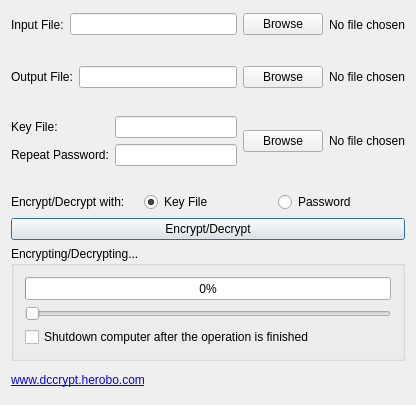
<?xml version="1.0" encoding="UTF-8"?>
<ui version="4.0">
 <class>FileEncryptDecryptDialog</class>
 <widget class="QDialog" name="FileEncryptDecryptDialog">
  <property name="enabled">
   <bool>true</bool>
  </property>
  <property name="geometry">
   <rect>
    <x>0</x>
    <y>0</y>
    <width>416</width>
    <height>405</height>
   </rect>
  </property>
  <property name="sizePolicy">
   <sizepolicy hsizetype="Preferred" vsizetype="Preferred">
    <horstretch>0</horstretch>
    <verstretch>0</verstretch>
   </sizepolicy>
  </property>
  <property name="minimumSize">
   <size>
    <width>312</width>
    <height>0</height>
   </size>
  </property>
  <property name="windowTitle">
   <string>Encrypt/Decrypt File</string>
  </property>
  <property name="windowIcon">
   <iconset resource="resources.qrc">
    <normaloff>:/images/resources/images/DCCrypt_Logo.png</normaloff>:/images/resources/images/DCCrypt_Logo.png</iconset>
  </property>
  <property name="styleSheet">
   <string notr="true"/>
  </property>
  <property name="locale">
   <locale language="English" country="UnitedStates"/>
  </property>
  <layout class="QVBoxLayout" name="verticalLayout_4">
   <item>
    <layout class="QHBoxLayout" name="horizontalLayout">
     <item>
      <widget class="QLabel" name="inputLabel">
       <property name="toolTip">
        <string>The file that will be encrypted/decrypted.</string>
       </property>
       <property name="text">
        <string>Input File:</string>
       </property>
      </widget>
     </item>
     <item>
      <widget class="QLineEdit" name="inputLineEdit">
       <property name="toolTip">
        <string>The file that will be encrypted/decrypted.</string>
       </property>
      </widget>
     </item>
     <item>
      <widget class="QPushButton" name="browseInputButton">
       <property name="toolTip">
        <string>The file that will be encrypted/decrypted.</string>
       </property>
       <property name="text">
        <string>Browse</string>
       </property>
      </widget>
     </item>
     <item>
      <widget class="QLabel" name="inputFileStatusLabel">
       <property name="text">
        <string>No file chosen</string>
       </property>
      </widget>
     </item>
    </layout>
   </item>
   <item>
    <spacer name="verticalSpacer">
     <property name="orientation">
      <enum>Qt::Vertical</enum>
     </property>
     <property name="sizeType">
      <enum>QSizePolicy::Preferred</enum>
     </property>
     <property name="sizeHint" stdset="0">
      <size>
       <width>20</width>
       <height>20</height>
      </size>
     </property>
    </spacer>
   </item>
   <item>
    <layout class="QHBoxLayout" name="horizontalLayout_2">
     <item>
      <widget class="QLabel" name="outputLabel">
       <property name="toolTip">
        <string>The file that will be the product of the operation.</string>
       </property>
       <property name="text">
        <string>Output File:</string>
       </property>
      </widget>
     </item>
     <item>
      <widget class="QLineEdit" name="outputLineEdit">
       <property name="toolTip">
        <string>The file that will be the product of the operation.</string>
       </property>
      </widget>
     </item>
     <item>
      <widget class="QPushButton" name="browseOutputButton">
       <property name="toolTip">
        <string>The file that will be the product of the operation.</string>
       </property>
       <property name="text">
        <string>Browse</string>
       </property>
      </widget>
     </item>
     <item>
      <widget class="QLabel" name="outputFileStatusLabel">
       <property name="text">
        <string>No file chosen</string>
       </property>
      </widget>
     </item>
    </layout>
   </item>
   <item>
    <spacer name="verticalSpacer_2">
     <property name="orientation">
      <enum>Qt::Vertical</enum>
     </property>
     <property name="sizeType">
      <enum>QSizePolicy::Preferred</enum>
     </property>
     <property name="sizeHint" stdset="0">
      <size>
       <width>20</width>
       <height>20</height>
      </size>
     </property>
    </spacer>
   </item>
   <item>
    <layout class="QHBoxLayout" name="horizontalLayout_3">
     <item>
      <layout class="QVBoxLayout" name="verticalLayout_3">
       <item>
        <widget class="QLabel" name="keyLabel">
         <property name="toolTip">
          <string>The file that will be used to encrypt/decrypt the &quot;Input File&quot;.</string>
         </property>
         <property name="text">
          <string>Key File:</string>
         </property>
         <property name="alignment">
          <set>Qt::AlignLeading|Qt::AlignLeft|Qt::AlignVCenter</set>
         </property>
        </widget>
       </item>
       <item>
        <widget class="QLabel" name="repeatPasswordLabel">
         <property name="toolTip">
          <string>The password that will be used to encrypt/decrypt the &quot;Input File&quot;.</string>
         </property>
         <property name="text">
          <string>Repeat Password:</string>
         </property>
        </widget>
       </item>
      </layout>
     </item>
     <item>
      <layout class="QVBoxLayout" name="verticalLayout_2">
       <item>
        <widget class="QLineEdit" name="keyLineEdit">
         <property name="toolTip">
          <string>The file that will be used to encrypt/decrypt the &quot;Input File&quot;.</string>
         </property>
        </widget>
       </item>
       <item>
        <widget class="QLineEdit" name="repeatPasswordEdit">
         <property name="toolTip">
          <string>The password that will be used to encrypt/decrypt the &quot;Input File&quot;.</string>
         </property>
        </widget>
       </item>
      </layout>
     </item>
     <item>
      <widget class="QPushButton" name="browseKeyButton">
       <property name="toolTip">
        <string>The file that will be used to encrypt/decrypt the &quot;Input File&quot;.</string>
       </property>
       <property name="text">
        <string>Browse</string>
       </property>
      </widget>
     </item>
     <item>
      <widget class="QLabel" name="keyFileStatusLabel">
       <property name="text">
        <string>No file chosen</string>
       </property>
      </widget>
     </item>
    </layout>
   </item>
   <item>
    <spacer name="verticalSpacer_3">
     <property name="orientation">
      <enum>Qt::Vertical</enum>
     </property>
     <property name="sizeType">
      <enum>QSizePolicy::Preferred</enum>
     </property>
     <property name="sizeHint" stdset="0">
      <size>
       <width>20</width>
       <height>20</height>
      </size>
     </property>
    </spacer>
   </item>
   <item>
    <layout class="QHBoxLayout" name="horizontalLayout_4">
     <item>
      <widget class="QLabel" name="encryptWithLabel">
       <property name="toolTip">
        <string>Choose if you want to encrypt/decrypt the file with a &quot;Key File&quot; or a password.</string>
       </property>
       <property name="text">
        <string>Encrypt/Decrypt with:</string>
       </property>
      </widget>
     </item>
     <item>
      <widget class="QRadioButton" name="keyFileRadioButton">
       <property name="toolTip">
        <string>Encrypt/Decrypt with a &quot;Key File&quot;.</string>
       </property>
       <property name="text">
        <string>Key File</string>
       </property>
       <property name="checked">
        <bool>true</bool>
       </property>
      </widget>
     </item>
     <item>
      <widget class="QRadioButton" name="passwordRadioButton">
       <property name="toolTip">
        <string>Encrypt/Decrypt with password.</string>
       </property>
       <property name="text">
        <string>Password</string>
       </property>
      </widget>
     </item>
    </layout>
   </item>
   <item>
    <widget class="QPushButton" name="startButton">
     <property name="toolTip">
      <string>Start Encrypting/Decrypting</string>
     </property>
     <property name="text">
      <string>Encrypt/Decrypt</string>
     </property>
     <property name="default">
      <bool>true</bool>
     </property>
    </widget>
   </item>
   <item>
    <widget class="QGroupBox" name="progressGroupBox">
     <property name="sizePolicy">
      <sizepolicy hsizetype="Preferred" vsizetype="Preferred">
       <horstretch>0</horstretch>
       <verstretch>0</verstretch>
      </sizepolicy>
     </property>
     <property name="minimumSize">
      <size>
       <width>0</width>
       <height>0</height>
      </size>
     </property>
     <property name="baseSize">
      <size>
       <width>0</width>
       <height>0</height>
      </size>
     </property>
     <property name="mouseTracking">
      <bool>false</bool>
     </property>
     <property name="locale">
      <locale language="English" country="UnitedStates"/>
     </property>
     <property name="title">
      <string>Encrypting/Decrypting...</string>
     </property>
     <property name="flat">
      <bool>false</bool>
     </property>
     <layout class="QVBoxLayout" name="verticalLayout">
      <item>
       <widget class="QProgressBar" name="progressBar">
        <property name="enabled">
         <bool>true</bool>
        </property>
        <property name="minimumSize">
         <size>
          <width>0</width>
          <height>23</height>
         </size>
        </property>
        <property name="minimum">
         <number>0</number>
        </property>
        <property name="maximum">
         <number>100</number>
        </property>
        <property name="value">
         <number>0</number>
        </property>
        <property name="textVisible">
         <bool>true</bool>
        </property>
        <property name="invertedAppearance">
         <bool>false</bool>
        </property>
       </widget>
      </item>
      <item>
       <widget class="QSlider" name="stopSlider">
        <property name="toolTip">
         <string>Slide to the right to cancel the operation.</string>
        </property>
        <property name="maximum">
         <number>100</number>
        </property>
        <property name="orientation">
         <enum>Qt::Horizontal</enum>
        </property>
       </widget>
      </item>
      <item>
       <widget class="QCheckBox" name="shutdownCheckBox">
        <property name="text">
         <string>Shutdown computer after the operation is finished</string>
        </property>
       </widget>
      </item>
     </layout>
    </widget>
   </item>
   <item>
    <widget class="QLabel" name="label_2">
     <property name="toolTip">
      <string>Visit our website.</string>
     </property>
     <property name="text">
      <string>&lt;!DOCTYPE HTML PUBLIC &quot;-//W3C//DTD HTML 4.0//EN&quot; &quot;http://www.w3.org/TR/REC-html40/strict.dtd&quot;&gt;
&lt;html&gt;&lt;head&gt;&lt;meta name=&quot;qrichtext&quot; content=&quot;1&quot; /&gt;&lt;style type=&quot;text/css&quot;&gt;
p, li { white-space: pre-wrap; }
&lt;/style&gt;&lt;/head&gt;&lt;body style=&quot; font-family:'Droid Sans'; font-size:9pt; font-weight:400; font-style:normal;&quot;&gt;
&lt;p style=&quot; margin-top:0px; margin-bottom:0px; margin-left:0px; margin-right:0px; -qt-block-indent:0; text-indent:0px;&quot;&gt;&lt;a href=&quot;http://www.dccrypt.herobo.com&quot;&gt;&lt;span style=&quot; text-decoration: underline; color:#0000ff;&quot;&gt;www.dccrypt.herobo.com&lt;/span&gt;&lt;/a&gt;&lt;/p&gt;&lt;/body&gt;&lt;/html&gt;</string>
     </property>
     <property name="openExternalLinks">
      <bool>true</bool>
     </property>
    </widget>
   </item>
  </layout>
 </widget>
 <layoutdefault spacing="6" margin="11"/>
 <tabstops>
  <tabstop>inputLineEdit</tabstop>
  <tabstop>browseInputButton</tabstop>
  <tabstop>outputLineEdit</tabstop>
  <tabstop>browseOutputButton</tabstop>
  <tabstop>keyLineEdit</tabstop>
  <tabstop>repeatPasswordEdit</tabstop>
  <tabstop>browseKeyButton</tabstop>
  <tabstop>keyFileRadioButton</tabstop>
  <tabstop>passwordRadioButton</tabstop>
  <tabstop>startButton</tabstop>
  <tabstop>shutdownCheckBox</tabstop>
 </tabstops>
 <resources>
  <include location="resources.qrc"/>
 </resources>
 <connections/>
</ui>
